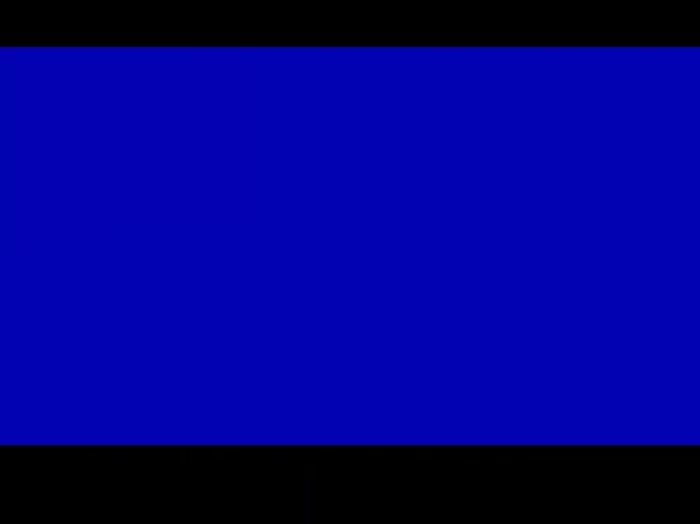
#> input picture samples/frame_0001.jpg, 700 x 524 px
$ python video2dnb_v6.py samples/frame_0001.jpg   (older library calls are emulated)
#> lines starting #> are read from the running program, lines starting #| are printed output that depends on the picture
#!/usr/bin/env python3
"""
video2dnb_v6.py — RAW CHAOS RENDERER

No hardcoded patterns. No 16th-note grid. No chord progressions.
Every sound event is triggered directly by frame-level pixel statistics.

Design:
  - Each video frame → audio grain (~1/fps seconds)
  - Brightness delta (frame-to-frame) → kick probability
  - Edge density spikes → snare probability
  - High-freq texture (top rows) → hat probability
  - Motion magnitude → transient density multiplier
  - Color channels → independent frequency layers
    - Red channel mean → low-frequency drone pitch
    - Green channel mean → mid-frequency texture density
    - Blue channel mean → high-frequency shimmer pitch
  - Pixel row brightness → additive oscillator bank (spectrogram style)
  - Hue → note selection from chromatic scale (no fixed key)
  - Saturation → resonance / harmonic richness
  - Contrast → stereo width
  - ALL triggers are probability-based, seeded by pixel hash for determinism
  - Rhythm emerges from the video, not from templates

Usage:
    python video2dnb_v6.py <video_path> [--bpm 174] [--output out.wav]
    python video2dnb_v6.py video.mp4 --chaos 0.8   # more random (0-1)
    python video2dnb_v6.py video.mp4 --density 0.5  # event density scale
    python video2dnb_v6.py video.mp4 --stems        # export stems
"""

import cv2
import numpy as np
import soundfile as sf
from scipy import signal
import argparse
import os
import sys
import time


# ─── Constants ────────────────────────────────────────────────────────────────

SAMPLE_RATE = 48000

# Chromatic frequencies A1-A5 (no fixed key — hue picks from full chromatic)
CHROMATIC = {}
for i in range(36):  # A1 (55Hz) to A4 (880Hz) — 36 semitones
    CHROMATIC[i] = 55.0 * (2.0 ** (i / 12.0))
#> in analyze_video, frame is the input picture: shape (524, 700, 3); mean B, G, R 135.3, 1.5, 1.8


# ─── Synthesis Primitives ─────────────────────────────────────────────────────

# [119 lines left out: functions synth_kick, synth_snare, synth_hat, synth_drone, synth_texture_grain, synth_tone and 4 more, not called in this run]


# ─── Frame Analysis ──────────────────────────────────────────────────────────

def analyze_frame(frame, prev_frame=None):
    """Raw frame → feature dict. Minimal processing, maximum data."""
    gray = cv2.cvtColor(frame, cv2.COLOR_BGR2GRAY)
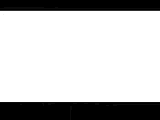
#> gray: shape (120, 160); min 0, max 22, mean 16.7; drawn with min black and max white
    hsv = cv2.cvtColor(frame, cv2.COLOR_BGR2HSV)
#> hsv: shape (120, 160, 3); mean H, S, V 96.2, 203.7, 135.2
    r = {}

    r['brightness'] = float(np.mean(gray)) / 255.0
    r['contrast'] = min(float(np.std(gray)) / 128.0, 1.0)
    r['red'] = float(np.mean(frame[:, :, 2])) / 255.0
    r['green'] = float(np.mean(frame[:, :, 1])) / 255.0
    r['blue'] = float(np.mean(frame[:, :, 0])) / 255.0
    r['saturation'] = float(np.mean(hsv[:, :, 1])) / 255.0
    r['hue'] = float(np.mean(hsv[:, :, 0])) / 180.0  # 0-1

    edges = cv2.Canny(gray, 50, 150)
#> edges: shape (120, 160); every value is 0
    r['edge_density'] = float(np.sum(edges > 0)) / float(edges.size)

    # Vertical edges → transient-like
    sobel_v = cv2.Sobel(gray, cv2.CV_64F, 1, 0, ksize=3)
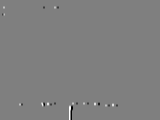
#> sobel_v: shape (120, 160) float64; min -4, max 4, mean 0.000417; drawn with min black and max white
    r['vert_edges'] = min(float(np.mean(np.abs(sobel_v))) / 128.0, 1.0)

    # Horizontal edges → sustained tone-like
    sobel_h = cv2.Sobel(gray, cv2.CV_64F, 0, 1, ksize=3)
    r['horiz_edges'] = min(float(np.mean(np.abs(sobel_h))) / 128.0, 1.0)

    warm = r['red'] + r['green'] * 0.3
#> warm = 0.00856
#> (the rest of the program and of its run is left out)
